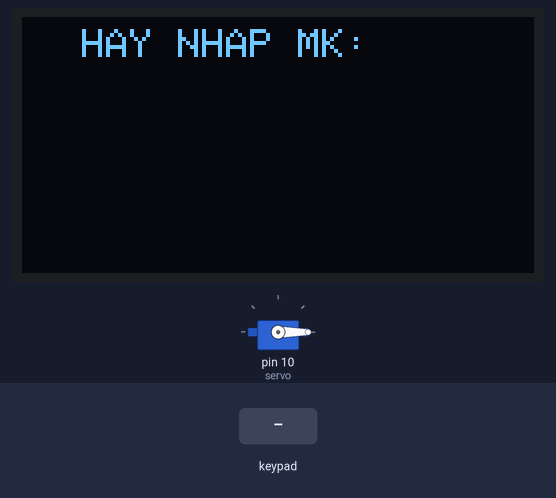
A sketch run on a simulated Arduino Uno, built with avr-gcc and run on an emulated ATmega328P. Parts: servo, 128×64 one-colour display. Inputs (shaded band) come from the test bench.

Above: at 1.2 s.
1.3 s: keypad keys 2 0 2 5 # pressed 0.4 s apart
At 3.6 s:
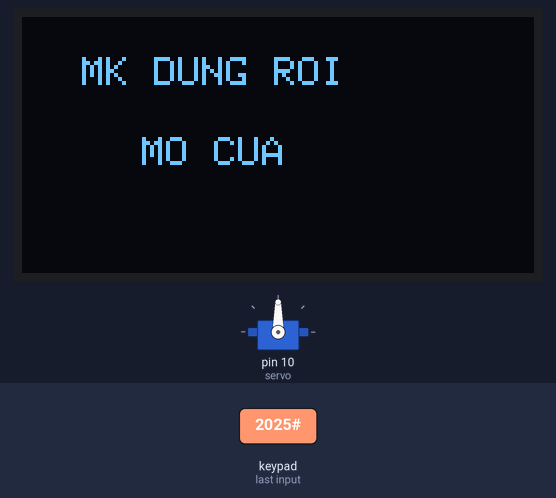
At 11.1 s:
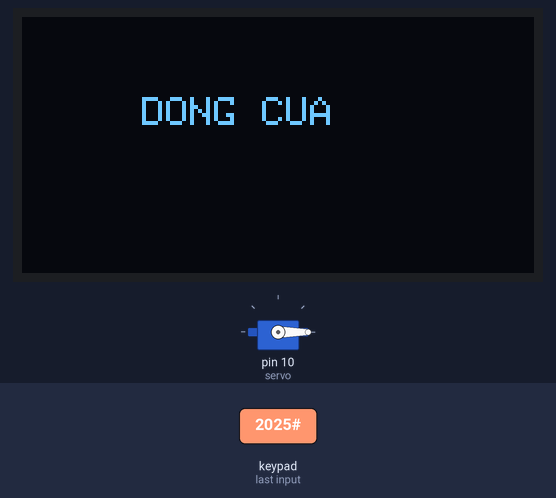
Timing chart, 0 to 12.6 s (numbered marks = the images above; inputs shaded):
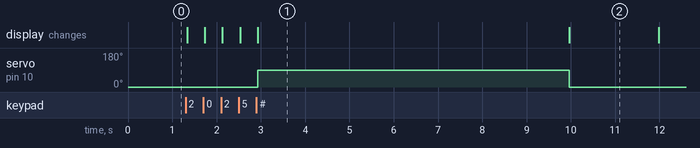

Measured:
- after the input at 1.3 s, servo on pin 10 (servo): 0° → 90° after 1.6 s, → 0° 7.0 s later; the display: first changes at once (image 1 shows a later state)
- what the display in image 1 shows lasts 7.1 s, from 2.9 s to 10.0 s

The sketch:

cuoikhoa3.ino
```cpp
#include <Servo.h>
Servo servo;

#include <Keypad.h>
const byte ROWS = 4;
const byte COLS = 4;
char hexaKeys[ROWS][COLS] = {
  {'1','2','3','A'},
  {'4','5','6','B'},
  {'7','8','9','C'},
  {'*','0','#','D'}
};
byte rowPins[ROWS] = {2, 3, 4, 5};
byte colPins[COLS] = {6, 7, 8, 9};
Keypad customKeypad = Keypad(makeKeymap(hexaKeys), rowPins, colPins, ROWS, COLS);

#include <Adafruit_GFX.h>
#include <Adafruit_SSD1306.h>

#define SCREEN_WIDTH 128
#define SCREEN_HEIGHT 64
#define OLED_RESET -1
#define SCREEN_ADDRESS 0x3C
Adafruit_SSD1306 display(SCREEN_WIDTH, SCREEN_HEIGHT, &Wire, OLED_RESET);

String mk_dung = "2025";
String mk_nhap = "";

int R = 11;
int G = 12;
int B = 13;
void setup() {
  servo.attach(10);
  servo.write(0);

  if(!display.begin(SSD1306_SWITCHCAPVCC, SCREEN_ADDRESS)) {
    for(;;);
  }

  display.setTextColor(WHITE);
  display.clearDisplay();
  display.setTextSize(1);
  display.setCursor(15, 3);
  display.print("HAY NHAP MK: ");
  display.display();     // FIX 1: thiếu display.display()
}

void loop() {
  display.setTextSize(1);
  char ky_tu = customKeypad.getKey();

  if (ky_tu) {
    if (ky_tu == '#') {
      kiem_tra_mk();
    }
    else if (ky_tu == '*') {
      mk_nhap = "";
      display.clearDisplay();
      display.setCursor(15, 3);
      digitalWrite(B ,HIGH);
      digitalWrite(G ,LOW);
      digitalWrite(R, LOW);
      display.print("HAY NHAP MK: ");
      display.display();   // FIX 2: thiếu display.display()
    }
    else {
      mk_nhap += ky_tu;
      display.setCursor(10 + (mk_nhap.length() - 1) * 6, 20); // FIX 3: tọa độ sai
      display.print('*');
      display.display();   // FIX 4: thiếu display.display()
    }
  }
}

void kiem_tra_mk() {
  display.clearDisplay();

  if (mk_nhap == mk_dung) {
    display.setTextSize(1);
    display.setCursor(15, 10);
    display.print("MK DUNG ROI");

    display.setCursor(30, 30);   // FIX 5: không trùng dòng
    display.print("MO CUA");

    display.display();
    digitalWrite(G ,HIGH);
    digitalWrite(B ,LOW);
    digitalWrite(R, LOW);
    servo.write(90);
    delay(7000);

    display.clearDisplay();
    display.setCursor(30, 20);
    display.print("DONG CUA");
    display.display();

    servo.write(0);
    delay(2000);
  }
  else {
    display.setCursor(15, 20);
    display.print("MK SAI");
    display.display();
    digitalWrite(R ,HIGH);
    digitalWrite(B ,LOW);
    digitalWrite(G, LOW);
    delay(2000);

    display.clearDisplay();
    display.setCursor(15, 20);
    display.print("NHAP LAI!");
    display.display();          // FIX 7
    delay(2000);
  }

  mk_nhap = "";
  display.clearDisplay();
  display.setTextSize(1);
  display.setCursor(15, 3);
  digitalWrite(B ,HIGH);
  digitalWrite(G ,LOW);
  digitalWrite(R, LOW);
  display.print("HAY NHAP MK: ");
  display.display();            // FIX 8
}
```
